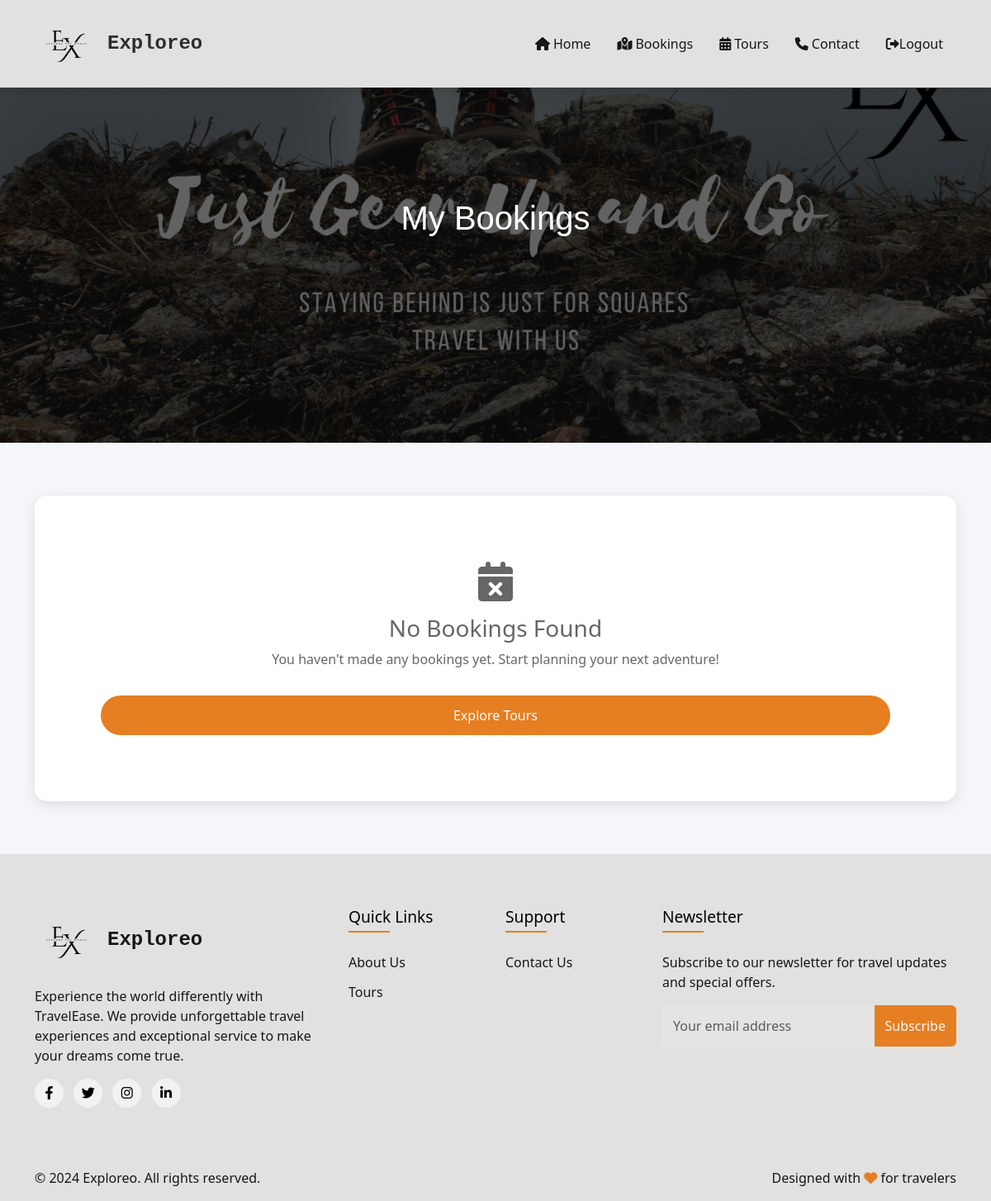
Before: /view_booking (signed in) with the older database file.
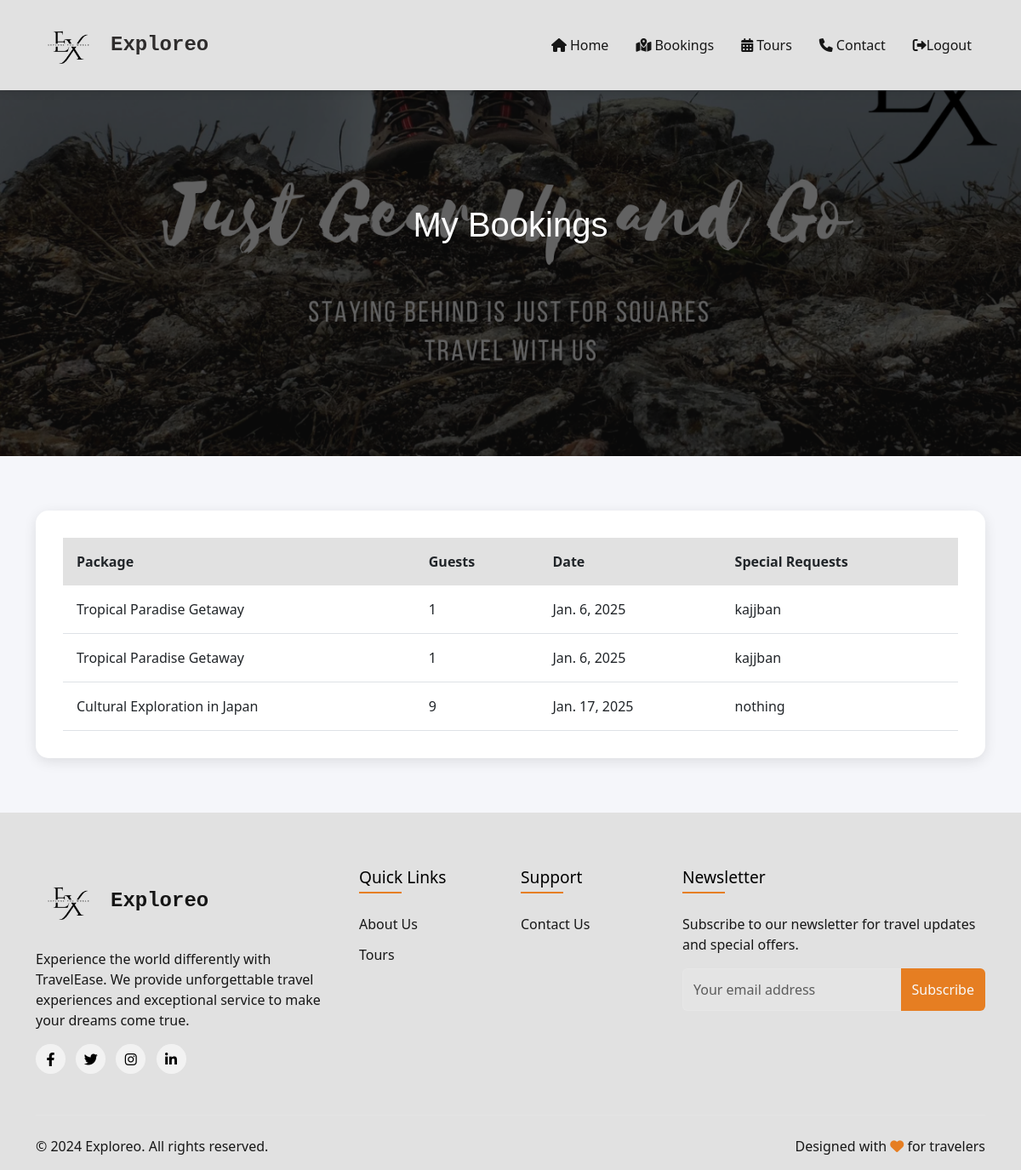
After: the same page with the newer database file.
### app/models.py (models this page shows)
class Booking(models.Model):
    user = models.ForeignKey(User, on_delete=models.CASCADE, related_name='bookings')  # Link to the authenticated user
    package = models.ForeignKey(TourPackage, on_delete=models.CASCADE, related_name='bookings')  # Link to the selected package
    first_name = models.CharField(max_length=255)
    last_name = models.CharField(max_length=255)
    email = models.EmailField()
    phone = models.CharField(max_length=10)
    guests = models.PositiveIntegerField()
    preferred_date = models.DateField()
    special_requests = models.TextField(blank=True, null=True)
    created_at = models.DateTimeField(auto_now_add=True)

class TourPackage(models.Model):
    package_name = models.CharField(max_length=255)  # Package Name
    destination = models.CharField(max_length=255)  # Destination
    duration_days = models.PositiveIntegerField()  # Duration in days
    price = models.PositiveIntegerField()  # Price
    rating = models.FloatField()  # Rating
    description = models.TextField()  # Description
    image = models.FileField()
    max_capacity = models.PositiveIntegerField()  # Maximum Capacity
    start_date = models.DateField()  # Start Date
    end_date = models.DateField()  # End Date
    accommodation = models.BooleanField(default=False)  # Accommodation
    meals = models.BooleanField(default=False)  # Meals
    transport = models.BooleanField(default=False)  # Transport

### app/views.py (the view)
# urls.py: path('view_booking', views.view_bookings),
def view_bookings(req):
    if 'user' in req.session:
        user_bookings = Booking.objects.filter(user=req.user)
        return render(req, 'user/bookings_page.html', {'bookings': user_bookings})
    if 'admin' in req.session:
        all_bookings = Booking.objects.all()
        return render(req, 'admin/bookings.html', {'bookings': all_bookings})

### templates/user/bookings_page.html (shortened to what this page needs)
<!DOCTYPE html>
<html lang="en">
<head>
    <link href="https://cdn.jsdelivr.net/npm/bootstrap@5.3.0/dist/css/bootstrap.min.css" rel="stylesheet">
    <link href="https://cdnjs.cloudflare.com/ajax/libs/font-awesome/6.0.0/css/all.min.css" rel="stylesheet">
    {% load static %}
    <link rel="stylesheet" href="{% static 'css/user/contact.css' %}">
</head>
<body>
   <nav class="navbar navbar-expand-lg fixed-top">
    <div class="container">
        <a class="navbar-brand d-flex align-items-center" href="#">
            <img src="{% static '/images/logo32.png' %}" alt="Exploreo Logo" style="height: 80px; width: 80px;">
            <span class="ms-2" style="font-family: 'Courier New', monospace;">Exploreo</span>
        </a>
        <div class="collapse navbar-collapse" id="navbarNav">
            <ul class="navbar-nav ms-auto">
                <li class="nav-item">
                    <a class="nav-link" href="../user_home"><i class="fas fa-home me-1"></i>Home</a>
                </li>
                <li class="nav-item">
                    <a class="nav-link" href="../view_booking"><i class="fas fa-map-marked-alt me-1"></i>Bookings</a>
                </li>
                <li class="nav-item">
                    <a class="nav-link" href="../user_tour"><i class="fas fa-calendar-alt me-1"></i>Tours</a>
                </li>
                <li class="nav-item">
                    <a class="nav-link" href="../contact"><i class="fas fa-phone me-1"></i>Contact</a>
                </li>
                <li class="nav-item">
                    <a class="nav-link" href="../logout"><i class="fas fa-sign-out-alt"></i>Logout</a>
                </li>
            </ul>
        </div>
    </div>
</nav>
    <header class="bookings-header" style="background-image: url('../../static/images/1.png');">
        <div class="container">
            <h1>My Bookings</h1>
        </div>
    </header>
    <div class="container">
        <div class="bookings-card">
            {% if bookings %}
                <div class="table-responsive">
                    <table class="table">
                        <thead>
                            <tr>
                                <th>Package</th>
                                <th>Guests</th>
                                <th>Date</th>
                                <th>Special Requests</th>
                            </tr>
                        </thead>
                        <tbody>
                            {% for booking in bookings %}
                                <tr>
                                    <td>{{ booking.package.package_name }}</td>
                                    <td>{{ booking.guests }}</td>
                                    <td>{{ booking.preferred_date }}</td>
                                    <td>{{ booking.special_requests|default:"N/A" }}</td>
                                </tr>
                            {% endfor %}
                        </tbody>
                    </table>
                </div>
            {% else %}
                <div class="no-bookings">
                    <i class="fas fa-calendar-times fa-3x mb-3"></i>
                    <h3>No Bookings Found</h3>
                    <p>You haven't made any bookings yet. Start planning your next adventure!</p>
                    <a href="../user_tour" class="btn btn-submit mt-3">Explore Tours</a>
                </div>
            {% endif %}
        </div>
    </div>
    <footer class="footer">
        <div class="container">
            <div class="row gy-4">
                <div class="col-lg-4 col-md-6">
                    <div class="footer-brand">
                        <div class="logo-icon">
                            <img src="{% static '/images/logo32.png' %}" alt="Exploreo Logo" style="height: 80px; width: 80px;">
                        </div>
                        <span class="ms-2" style="font-family: 'Courier New', monospace;">Exploreo</span>
                    </div>
                    <p class="mt-3">Experience the world differently with TravelEase. We provide unforgettable travel experiences and exceptional service to make your dreams come true.</p>
                    <div class="social-links mt-3">
                        <a href="#"><i class="fab fa-facebook-f"></i></a>
                        <a href="#"><i class="fab fa-twitter"></i></a>
                        <a href="#"><i class="fab fa-instagram"></i></a>
                        <a href="#"><i class="fab fa-linkedin-in"></i></a>
                    </div>
                </div>
                <div class="col-lg-2 col-md-6">
                    <h4>Quick Links</h4>
                    <ul class="footer-links">
                        <li><a href="#">About Us</a></li>
                        <li><a href="#">Tours</a></li>
                    </ul>
                </div>
                <div class="col-lg-2 col-md-6">
                    <h4>Support</h4>
                    <ul class="footer-links">
                        <li><a href="../contact">Contact Us</a></li>
                    </ul>
                </div>
                <div class="col-lg-4 col-md-6">
                    <h4>Newsletter</h4>
                    <p>Subscribe to our newsletter for travel updates and special offers.</p>
                    <form class="newsletter-form mt-3">
                        <div class="input-group">
                            <input type="email" class="form-control" placeholder="Your email address">
                            <button class="btn btn-explore text-light" style="background-color: #E67E22;" type="submit">Subscribe</button>
                        </div>
                    </form>
                </div>
            </div>
            <div class="footer-bottom">
                <div class="row">
                    <div class="col-md-6">
                        <p>&copy; 2024 Exploreo. All rights reserved.</p>
                    </div>
                    <div class="col-md-6 text-md-end">
                        <p>Designed with <i class="fas fa-heart"></i> for travelers</p>
                    </div>
                </div>
            </div>
        </div>
    </footer>
</body>
</html>

### static/css/user/contact.css (style rules this page uses)
:root { --primary-color: #e1e1e1; --secondary-color: #E67E22; --accent-color: #3498DB; --light-bg: #F5F6FA; }
body { font-family: 'Segoe UI', system-ui, -apple-system, sans-serif; background-color: var(--light-bg); }
.navbar { background-color: var(--primary-color); box-shadow: 0 2px 10px rgba(0,0,0,0.1); }
.navbar-brand { color: rgb(46, 44, 44) !important; font-weight: 600; font-size: 1.5rem; }
.nav-link { color: rgba(0, 0, 0, 0.9) !important; margin: 0 0.5rem; transition: color 0.3s ease; }
.footer { background-color: var(--primary-color); color: rgba(0, 0, 0, 0.9); padding: 4rem 0 1rem; margin-top: 4rem; }
.footer-brand { display: flex; align-items: center; font-size: 1.5rem; font-weight: 600; }
.footer h4 { color: rgb(0, 0, 0); font-size: 1.2rem; margin-bottom: 1.5rem; position: relative; padding-bottom: 0.5rem; }
.footer h4::after { content: ''; position: absolute; left: 0; bottom: 0; width: 50px; height: 2px; background-color: var(--secondary-color); }
.footer-links { list-style: none; padding: 0; margin: 0; }
.footer-links li { margin-bottom: 0.75rem; }
.footer-links a { color: rgba(0, 0, 0, 0.9); text-decoration: none; transition: color 0.3s ease; }
.social-links a { display: inline-flex; align-items: center; justify-content: center; width: 35px; height: 35px; background-color: rgba(255, 255, 255, 0.59); border-radius: 50%; margin-right: 0.5rem; color: rgb(0, 0, 0); text-decoration: none; transition: all 0.3s ease; }
.newsletter-form .form-control { background-color: rgba(255, 255, 255, 0.1); border: 1px solid rgba(255, 255, 255, 0.2); color: rgb(0, 0, 0); padding: 0.75rem; }
.newsletter-form .form-control::placeholder { color: rgba(0, 0, 0, 0.6); }
.footer-bottom { margin-top: 3rem; padding-top: 1.5rem; border-top: 1px solid rgba(255, 255, 255, 0.1); }
.footer-bottom p { margin-bottom: 0; }
.footer-bottom .fa-heart { color: var(--secondary-color); }

### templates/user/bookings_page.html (style rules this page uses)
:root { --primary-color: #e1e1e1; --secondary-color: #E67E22; --accent-color: #3498DB; --light-bg: #F5F6FA; }
body { font-family: 'Segoe UI', system-ui, -apple-system, sans-serif; background-color: var(--light-bg); }
.navbar { background-color: var(--primary-color); box-shadow: 0 2px 10px rgba(0,0,0,0.1); }
.navbar-brand { color: rgb(46, 44, 44) !important; font-weight: 600; font-size: 1.5rem; }
.nav-link { color: rgba(0, 0, 0, 0.9) !important; margin: 0 0.5rem; transition: color 0.3s ease; }
.bookings-header { background-size: cover; background-position: center; padding: 15rem 0; margin-bottom: 4rem; position: relative; font-family: 'Lucida Sans', 'Lucida Sans Regular', 'Lucida Grande', 'Lucida Sans Unicode', Geneva, Verdana, sans-serif; }
.bookings-header::before { content: ''; position: absolute; top: 0; left: 0; right: 0; bottom: 0; background: rgba(0, 0, 0, 0.615); }
.bookings-header h1 { color: white; position: relative; text-align: center; }
.bookings-card { background: white; border-radius: 15px; padding: 2rem; box-shadow: 0 4px 15px rgba(0,0,0,0.1); margin-bottom: 2rem; }
.table { margin-bottom: 0; }
.table thead th { background-color: var(--primary-color); border-bottom: none; padding: 1rem; font-weight: 600; }
.table tbody td { padding: 1rem; vertical-align: middle; }
.footer { background-color: var(--primary-color); color: rgba(0, 0, 0, 0.9); padding: 4rem 0 1rem; margin-top: 4rem; }

Changed rows visible on the page:
added Booking: package.package_name "Tropical Paradise Getaway", guests "1", preferred_date "Jan. 6, 2025", special_requests "kajjban"
added Booking: package.package_name "Tropical Paradise Getaway", guests "1", preferred_date "Jan. 6, 2025", special_requests "kajjban"
added Booking: package.package_name "Cultural Exploration in Japan", guests "9", preferred_date "Jan. 17, 2025", special_requests "nothing"
Other visible differences:
text no longer shown: "No Bookings Found You haven't made any bookings yet. Start planning your next adventure! Explore Tours"
text now shown: "Package Guests Date Special Requests"
